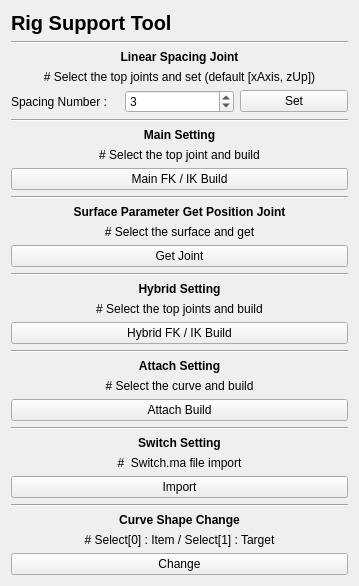
<?xml version="1.0" encoding="UTF-8"?>
<ui version="4.0">
 <class>Form</class>
 <widget class="QWidget" name="Form">
  <property name="geometry">
   <rect>
    <x>0</x>
    <y>0</y>
    <width>359</width>
    <height>584</height>
   </rect>
  </property>
  <property name="windowTitle">
   <string>Form</string>
  </property>
  <layout class="QVBoxLayout" name="verticalLayout">
   <item>
    <widget class="QLabel" name="label_12">
     <property name="font">
      <font>
       <pointsize>15</pointsize>
       <weight>75</weight>
       <bold>true</bold>
      </font>
     </property>
     <property name="text">
      <string>Rig Support Tool</string>
     </property>
    </widget>
   </item>
   <item>
    <widget class="Line" name="line_5">
     <property name="orientation">
      <enum>Qt::Horizontal</enum>
     </property>
    </widget>
   </item>
   <item>
    <widget class="QLabel" name="label">
     <property name="font">
      <font>
       <weight>75</weight>
       <bold>true</bold>
      </font>
     </property>
     <property name="text">
      <string>Linear Spacing Joint</string>
     </property>
     <property name="alignment">
      <set>Qt::AlignCenter</set>
     </property>
    </widget>
   </item>
   <item>
    <widget class="QLabel" name="label_3">
     <property name="text">
      <string># Select the top joints and set (default [xAxis, zUp])</string>
     </property>
     <property name="alignment">
      <set>Qt::AlignCenter</set>
     </property>
    </widget>
   </item>
   <item>
    <layout class="QHBoxLayout" name="horizontalLayout">
     <item>
      <widget class="QLabel" name="label_2">
       <property name="text">
        <string>Spacing Number : </string>
       </property>
      </widget>
     </item>
     <item>
      <widget class="QSpinBox" name="spacingNum_spinBox">
       <property name="value">
        <number>3</number>
       </property>
      </widget>
     </item>
     <item>
      <widget class="QPushButton" name="LSJoint_pushButton">
       <property name="text">
        <string>Set</string>
       </property>
      </widget>
     </item>
    </layout>
   </item>
   <item>
    <widget class="Line" name="line">
     <property name="orientation">
      <enum>Qt::Horizontal</enum>
     </property>
    </widget>
   </item>
   <item>
    <widget class="QLabel" name="label_5">
     <property name="font">
      <font>
       <weight>75</weight>
       <bold>true</bold>
      </font>
     </property>
     <property name="text">
      <string>Main Setting</string>
     </property>
     <property name="alignment">
      <set>Qt::AlignCenter</set>
     </property>
    </widget>
   </item>
   <item>
    <widget class="QLabel" name="label_6">
     <property name="text">
      <string># Select the top joint and build</string>
     </property>
     <property name="alignment">
      <set>Qt::AlignCenter</set>
     </property>
    </widget>
   </item>
   <item>
    <widget class="QPushButton" name="main_pushButton">
     <property name="text">
      <string>Main FK / IK Build</string>
     </property>
    </widget>
   </item>
   <item>
    <widget class="Line" name="line_2">
     <property name="orientation">
      <enum>Qt::Horizontal</enum>
     </property>
    </widget>
   </item>
   <item>
    <widget class="QLabel" name="label_8">
     <property name="font">
      <font>
       <weight>75</weight>
       <bold>true</bold>
      </font>
     </property>
     <property name="text">
      <string>Surface Parameter Get Position Joint</string>
     </property>
     <property name="alignment">
      <set>Qt::AlignCenter</set>
     </property>
    </widget>
   </item>
   <item>
    <widget class="QLabel" name="label_7">
     <property name="text">
      <string># Select the surface and get</string>
     </property>
     <property name="alignment">
      <set>Qt::AlignCenter</set>
     </property>
    </widget>
   </item>
   <item>
    <widget class="QPushButton" name="surfParamJoint_pushButton">
     <property name="text">
      <string>Get Joint</string>
     </property>
    </widget>
   </item>
   <item>
    <widget class="Line" name="line_3">
     <property name="orientation">
      <enum>Qt::Horizontal</enum>
     </property>
    </widget>
   </item>
   <item>
    <widget class="QLabel" name="label_9">
     <property name="font">
      <font>
       <weight>75</weight>
       <bold>true</bold>
      </font>
     </property>
     <property name="text">
      <string>Hybrid Setting</string>
     </property>
     <property name="alignment">
      <set>Qt::AlignCenter</set>
     </property>
    </widget>
   </item>
   <item>
    <widget class="QLabel" name="label_4">
     <property name="text">
      <string># Select the top joints and build</string>
     </property>
     <property name="alignment">
      <set>Qt::AlignCenter</set>
     </property>
    </widget>
   </item>
   <item>
    <widget class="QPushButton" name="hybrid_pushButton">
     <property name="text">
      <string>Hybrid FK / IK Build</string>
     </property>
    </widget>
   </item>
   <item>
    <widget class="Line" name="line_4">
     <property name="orientation">
      <enum>Qt::Horizontal</enum>
     </property>
    </widget>
   </item>
   <item>
    <widget class="QLabel" name="label_10">
     <property name="font">
      <font>
       <weight>75</weight>
       <bold>true</bold>
      </font>
     </property>
     <property name="text">
      <string>Attach Setting</string>
     </property>
     <property name="alignment">
      <set>Qt::AlignCenter</set>
     </property>
    </widget>
   </item>
   <item>
    <widget class="QLabel" name="label_11">
     <property name="text">
      <string># Select the curve and build</string>
     </property>
     <property name="alignment">
      <set>Qt::AlignCenter</set>
     </property>
    </widget>
   </item>
   <item>
    <widget class="QPushButton" name="attach_pushButton">
     <property name="text">
      <string>Attach Build</string>
     </property>
    </widget>
   </item>
   <item>
    <widget class="Line" name="line_6">
     <property name="orientation">
      <enum>Qt::Horizontal</enum>
     </property>
    </widget>
   </item>
   <item>
    <widget class="QLabel" name="label_13">
     <property name="font">
      <font>
       <weight>75</weight>
       <bold>true</bold>
      </font>
     </property>
     <property name="text">
      <string>Switch Setting</string>
     </property>
     <property name="alignment">
      <set>Qt::AlignCenter</set>
     </property>
    </widget>
   </item>
   <item>
    <widget class="QLabel" name="label_15">
     <property name="text">
      <string>#  Switch.ma file import</string>
     </property>
     <property name="alignment">
      <set>Qt::AlignCenter</set>
     </property>
    </widget>
   </item>
   <item>
    <widget class="QPushButton" name="switchImport_pushButton">
     <property name="text">
      <string>Import</string>
     </property>
    </widget>
   </item>
   <item>
    <widget class="Line" name="line_7">
     <property name="orientation">
      <enum>Qt::Horizontal</enum>
     </property>
    </widget>
   </item>
   <item>
    <widget class="QLabel" name="label_14">
     <property name="font">
      <font>
       <weight>75</weight>
       <bold>true</bold>
      </font>
     </property>
     <property name="text">
      <string>Curve Shape Change</string>
     </property>
     <property name="alignment">
      <set>Qt::AlignCenter</set>
     </property>
    </widget>
   </item>
   <item>
    <widget class="QLabel" name="label_16">
     <property name="text">
      <string># Select[0] : Item / Select[1] : Target</string>
     </property>
     <property name="alignment">
      <set>Qt::AlignCenter</set>
     </property>
    </widget>
   </item>
   <item>
    <widget class="QPushButton" name="shapeChange_pushButton">
     <property name="text">
      <string>Change</string>
     </property>
    </widget>
   </item>
  </layout>
 </widget>
 <resources/>
 <connections/>
</ui>
